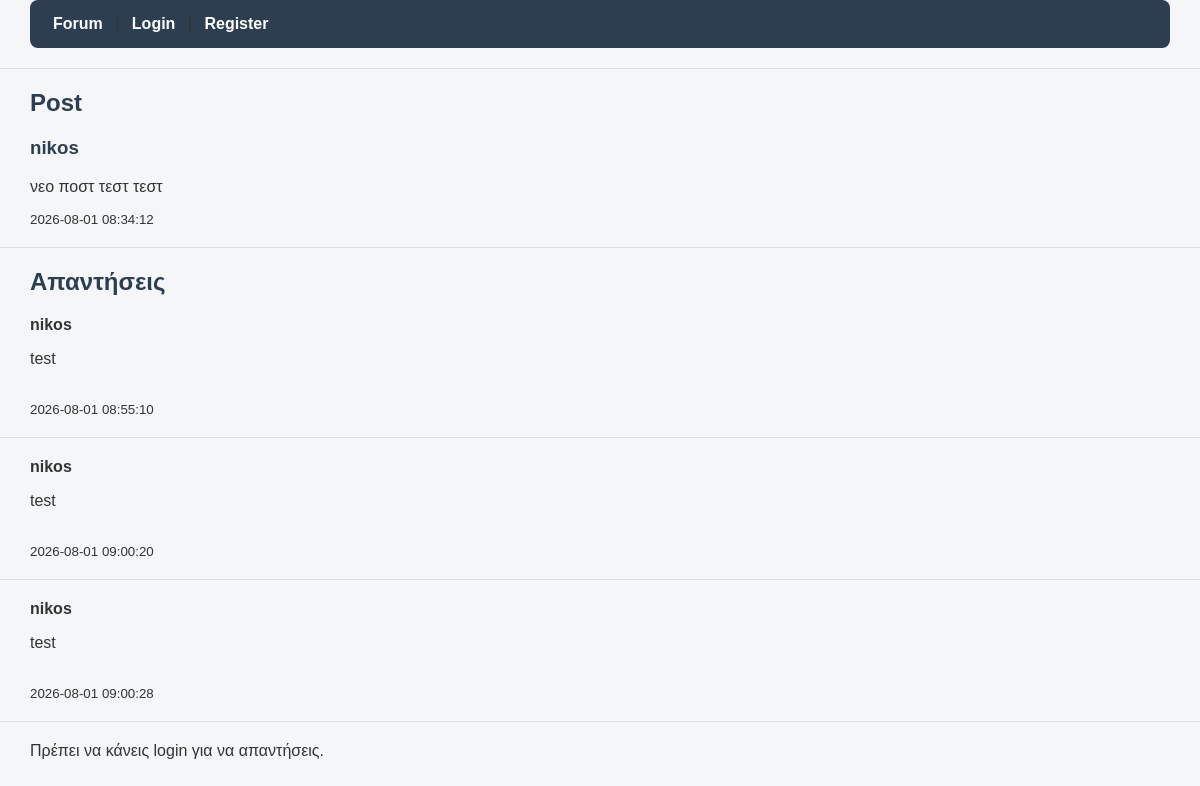
Page /view_post.php?id=3 on the committed database.
### tables this page shows
CREATE TABLE `posts` (
  `id` int(11) NOT NULL,
  `user_id` int(11) DEFAULT NULL,
  `content` text DEFAULT NULL,
  `created_at` timestamp NOT NULL DEFAULT current_timestamp()
);

CREATE TABLE `users` (
  `id` int(11) NOT NULL,
  `username` varchar(50) DEFAULT NULL,
  `password` varchar(255) DEFAULT NULL,
  `role` varchar(20) DEFAULT 'user'
);

CREATE TABLE `replies` (
  `id` int(11) NOT NULL,
  `post_id` int(11) DEFAULT NULL,
  `user_id` int(11) DEFAULT NULL,
  `content` text DEFAULT NULL,
  `created_at` timestamp NOT NULL DEFAULT current_timestamp()
);

### view_post.php (the view, shortened to what this page needs)
<?php
include "db.php";
include "menu.php";
$post_id = $_GET['id'];
$sql = "SELECT posts.content, posts.created_at, users.username
        FROM posts
        JOIN users
        ON posts.user_id = users.id
        WHERE posts.id = $post_id";
$result = $conn->query($sql);
$post = $result->fetch_assoc();
?>
<!DOCTYPE html>
<html>
<head>
    <link rel="stylesheet" href="style.css">
</head>
<body>
    <h2>Post</h2>
    <h3><?php echo $post['username']; ?></h3>
    <p><?php echo $post['content']; ?></p>
    <small><?php echo $post['created_at']; ?></small>
    <hr>
    <h2>Απαντήσεις</h2>
    <?php
    $sql = "SELECT replies.content, replies.created_at, users.username
            FROM replies
            JOIN users
            ON replies.user_id = users.id
            WHERE replies.post_id = $post_id
            ORDER BY replies.created_at ASC";
    $result = $conn->query($sql);
    if ($result->num_rows > 0) {
        while ($row = $result->fetch_assoc()) {
            echo "<b>" . $row['username'] . "</b><br>";
            echo $row['content'];
            echo "<br>";
            echo "<small>" . $row['created_at'] . "</small>";
            echo "<hr>";
        }
    } else {
        echo "Δεν υπάρχουν απαντήσεις ακόμα.";
    }
    ?>
    <?php if (isset($_SESSION['user_id'])): ?>
        <hr>
        <h2>Γράψε απάντηση</h2>
        <form method="POST">
            <textarea name="reply_content" rows="5" cols="40"></textarea>
            <br><br>
            <button name="reply">Απάντηση</button>
        </form>
    <?php else: ?>
        <p>Πρέπει να κάνεις login για να απαντήσεις.</p>
    <?php endif; ?>
</body>
</html>

### menu.php (shortened to what this page needs)
<?php
if (isset($_SESSION['user_id'])):
?>
<div class="menu">
    <a href="index.php">
        Forum
    </a>
    |
    <a href="create_post.php">
        Νέο Post
    </a>
    |
    <a href="profile.php">
        Profile
    </a>
    |
    <?php if ($_SESSION['role'] == "admin"): ?>
    <a href="admin_panel.php">
        Admin Panel
    </a>
    |
    <?php endif; ?>
    <a href="logout.php">
        Logout
    </a>
</div>
<hr>
<?php else: ?>
<div class="menu">
    <a href="index.php">
        Forum
    </a>
    <a href="login.php">
        Login
    </a>
    <a href="register.php">
        Register
    </a>
</div>
<hr>
<?php endif; ?>

### style.css (style rules this page uses)
body { font-family: Arial, Helvetica, sans-serif; background-color: #f4f6f8; margin: 0; padding: 0; color: #333; }
body > * { margin-left: 30px; margin-right: 30px; }
h1, h2, h3 { color: #2c3e50; }
a { color: #3498db; text-decoration: none; font-weight: bold; }
hr { border: 0; height: 1px; background: #ddd; margin: 20px 0; }
.menu { background-color: #2c3e50; padding: 15px; margin-bottom: 20px; border-radius: 8px; }
.menu a { color: white; margin: 0 8px; text-decoration: none; }

### rows in the picture
posts: user.username "nikos", content "νεο ποστ τεστ τεστ", created_at "2026-08-01 08:34:12"
replies: user.username "nikos", content "test", created_at "2026-08-01 08:55:10"
replies: user.username "nikos", content "test", created_at "2026-08-01 09:00:20"
replies: user.username "nikos", content "test", created_at "2026-08-01 09:00:28"
